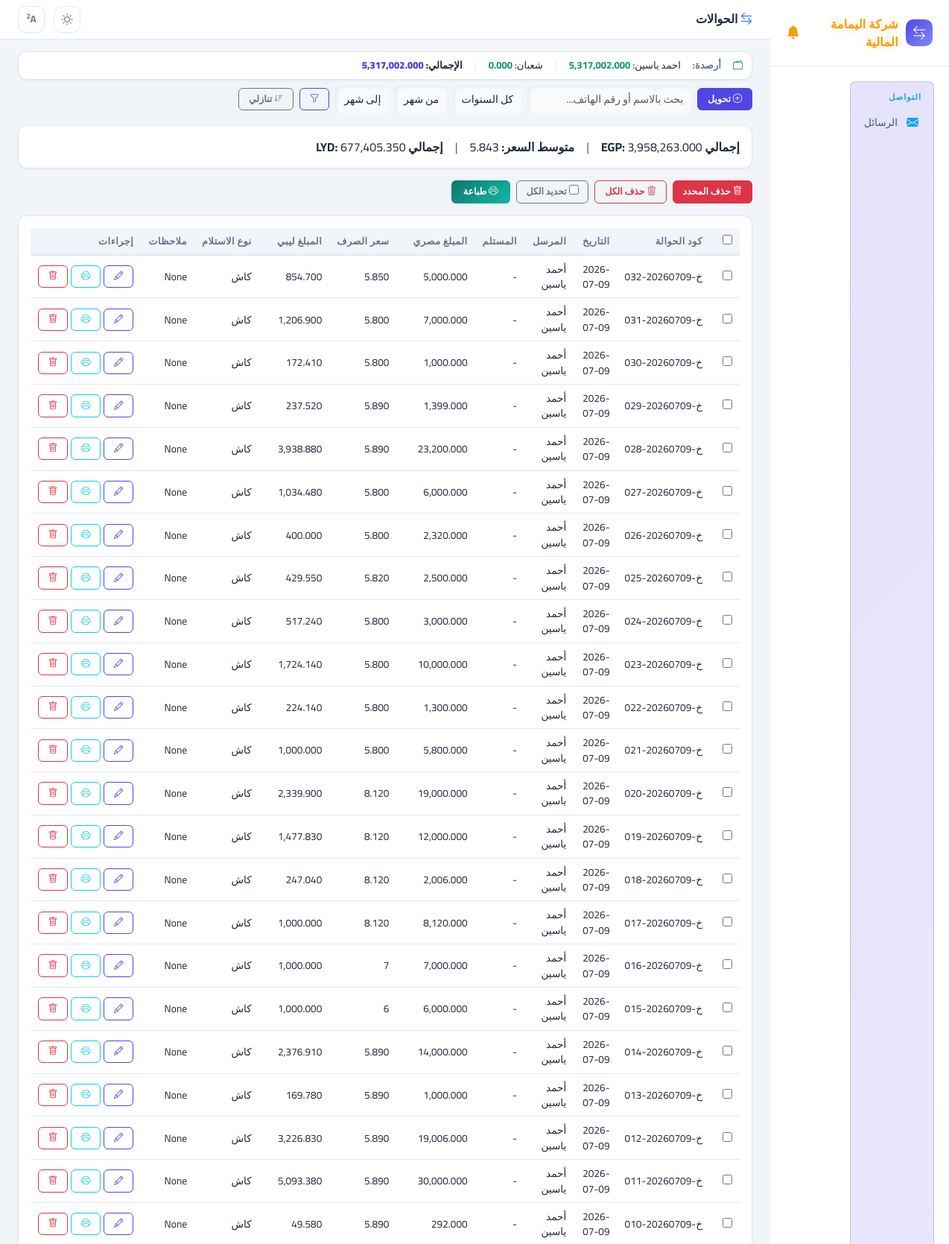
Screenshot of /transactions/ (upper part) with the database file from the repository.
### access_app/models.py (models this page shows, shortened)
class ClientBalance(models.Model):
    name = models.CharField(max_length=200, verbose_name="الاسم")
    phone = models.CharField(max_length=20, verbose_name="رقم الهاتف", blank=True, null=True)
    egp_balance = models.FloatField(verbose_name="الرصيد المصري", default=0)
    lyd_balance = models.FloatField(verbose_name="الرصيد الليبي", default=0)
    last_updated = models.DateTimeField(verbose_name="آخر تحديث", auto_now=True)
    class Meta:
        verbose_name = "رصيد عميل"
        verbose_name_plural = "أرصدة العملاء"

class Database(models.Model):
    transfered_amount = models.FloatField(verbose_name="المبلغ المحول", null=True, blank=True)
    date = models.DateField(verbose_name="التاريخ", null=True, blank=True)
    time = models.TimeField(verbose_name="الوقت", null=True, blank=True)
    office_name = models.ForeignKey(OfficeName, on_delete=models.SET_NULL, null=True, blank=True, verbose_name="اسم المكتب")
    order_number = models.CharField(max_length=200, verbose_name="رقم الطلب", null=True, blank=True)
    order_type = models.ForeignKey(OrderType, on_delete=models.SET_NULL, null=True, blank=True, verbose_name="نوع الطلب")
    sender_name = models.CharField(max_length=200, verbose_name="اسم المرسل", null=True, blank=True)
    sender_tele = models.CharField(max_length=200, verbose_name="هاتف المرسل", null=True, blank=True)
    receiver_region = models.CharField(max_length=200, verbose_name="منطقة المستلم", null=True, blank=True)
    transfer_type = models.ForeignKey(TransferType, on_delete=models.SET_NULL, null=True, blank=True, verbose_name="نوع التحويل")
    transfer_amount = models.FloatField(verbose_name="مبلغ التحويل", null=True, blank=True)
    exchange_rate = models.FloatField(verbose_name="سعر الصرف", null=True, blank=True)
    remarks = models.TextField(verbose_name="ملاحظات", null=True, blank=True)
    receiver_name = models.CharField(max_length=200, verbose_name="اسم المستلم", null=True, blank=True)
    receiver_tele = models.CharField(max_length=200, verbose_name="هاتف المستلم", null=True, blank=True)
    from_source = models.ForeignKey(FromSource, on_delete=models.SET_NULL, null=True, blank=True, verbose_name="من")
    class Meta:
        verbose_name = "عملية"
        verbose_name_plural = "العمليات"

class TransferType(models.Model):
    Transfer_type = models.CharField(max_length=200, verbose_name="نوع التحويل")
    class Meta:
        verbose_name = "نوع تحويل"
        verbose_name_plural = "أنواع التحويل"

### access_app/views.py (the view, shortened to what this page needs)
# urls.py: path('transactions/', views.transactions, name='transactions'),
def transactions(request):
    order = request.GET.get("order", "desc")
    order_field = "-id" if order == "desc" else "id"
    qs = Database.objects.select_related("from_source", "office_name", "order_type", "transfer_type").all().order_by(order_field)
    q = request.GET.get("q", "").strip()
    date_from = request.GET.get("date_from", "").strip()
    date_to = request.GET.get("date_to", "").strip()
    year = request.GET.get("year", "").strip()
    month_from = request.GET.get("month_from", "").strip()
    month_to = request.GET.get("month_to", "").strip()
    if date_from:
        qs = qs.filter(date__gte=date_from)
    if date_to:
        qs = qs.filter(date__lte=date_to)
    if year:
        qs = qs.filter(date__year=year)
    if month_from:
        qs = qs.filter(date__month__gte=month_from)
    if month_to:
        qs = qs.filter(date__month__lte=month_to)
    agg = qs.aggregate(
        total_egp=Sum("transfered_amount"),
        total_lyd=Sum("transfer_amount"),
    )
    total_egp_val = agg["total_egp"] or 0
    total_lyd_val = agg["total_lyd"] or 0
    avg_rate = round(total_egp_val / total_lyd_val, 3) if total_lyd_val else 0
    clients, total_egp_clients = _get_clients_with_remaining()
    return render(request, "transactions_list.html", {
        "title": "الحوالات",
        "transactions": qs[:500],
        "q": q,
        "date_from": date_from,
        "date_to": date_to,
        "selected_year": year,
        "selected_month_from": month_from,
        "selected_month_to": month_to,
        "total_egp": total_egp_val,
        "total_lyd": total_lyd_val,
        "avg_rate": avg_rate,
        "clients": clients,
        "total_egp_clients": total_egp_clients,
        "order": order,
    })

### access_app/context_processors.py (called while the page is built, shortened)
def carryover_reminder(request):
    now = datetime.now()
    prev_year = now.year - 1 if now.month == 1 else now.year
    prev_month = 12 if now.month == 1 else now.month - 1
    dismissed = request.session.get("carryover_reminder_dismissed")
    if dismissed == f"{prev_year}-{prev_month}":
        return {"carryover_reminder": None}
    clients = ClientBalance.objects.all().order_by("name")
    warning_clients = []
    for client in clients:
        has_data = Capital.objects.filter(
            client=client, date__year=prev_year, date__month=prev_month
        ).exists()
        if not has_data:
            continue
    if not warning_clients:
        return {"carryover_reminder": None}

def current_user_processor(request):
    user_id = request.session.get("user_id")
    if user_id:
        try:
            user = SystemUser.objects.get(id=user_id)
            return {"current_user": user}
        except SystemUser.DoesNotExist:
            pass
    return {"current_user": None}

def maintenance_processor(request):
    from .models import SystemSetting
    setting = SystemSetting.get()
    return {"maintenance_mode": setting.maintenance_mode, "maintenance_message": setting.maintenance_message}

def import_alerts_processor(request):
    unread = ImportAlert.objects.filter(is_read=False).count()
    return {"import_alerts_unread": unread}

### access_app/models.py (called while the page is built)
    @classmethod
    def get(cls):
        obj, _ = cls.objects.get_or_create(id=1)
        return obj

### access_app/templatetags/app_tags.py (called while the page is built)
@register.filter(name="fmt")
def fmt_amount(value):
    try:
        return f"{float(value):,.3f}"
    except (ValueError, TypeError):
        return value or "-"

@register.filter(name="split")
def split_filter(value, sep=","):
    if not value:
        return []
    return str(value).split(sep)

### access_app/views.py (called while the page is built)
def _normalize_arabic(s):
    if not s:
        return ""
    replacements = {'أ': 'ا', 'إ': 'ا', 'آ': 'ا', 'ة': 'ه', 'ى': 'ي', 'ؤ': 'و', 'ئ': 'ي'}
    for old, new in replacements.items():
        s = s.replace(old, new)
    return s.strip()

### access_app/templates/transactions_list.html (shortened to what this page needs)
{% extends "base.html" %}
{% load app_tags %}
{% block page_title %}<i class="bi bi-arrow-left-right text-primary"></i> الحوالات{% endblock %}
{% block content %}
{% if clients %}
<div class="stat-card p-2 mb-2" style="padding:8px 12px !important;">
    <div class="d-flex align-items-center gap-3 flex-wrap" style="font-size:0.82rem;">
        <i class="bi bi-wallet2 text-success"></i>
        <span style="font-weight:700;color:var(--text-muted);">أرصدة:</span>
        {% for c in clients %}
        <span style="white-space:nowrap;">{{ c.name }}: <strong style="color:{% if c.remaining_egp < 0 %}var(--danger){% else %}var(--success){% endif %};">{{ c.remaining_egp|fmt }}</strong></span>
        {% if not forloop.last %}<span style="color:var(--card-border);">|</span>{% endif %}
        {% endfor %}
        <span style="color:var(--card-border);">|</span>
        <span style="white-space:nowrap;font-weight:800;">الإجمالي: <strong style="color:var(--primary);">{{ total_egp_clients|fmt }}</strong></span>
    </div>
</div>
{% endif %}
<div class="d-flex align-items-center gap-2 mb-3 flex-wrap">
    <a href="{% url 'add_transaction' %}" class="btn btn-primary btn-sm"><i class="bi bi-plus-circle"></i> تحويل</a>
    <form method="get" class="d-flex gap-2 align-items-center" id="filterForm">
        <input type="text" name="q" value="{{ q }}" class="form-control form-control-sm" placeholder="بحث بالاسم أو رقم الهاتف..." style="width:220px;border-radius:8px;">
        <select name="year" class="form-select form-select-sm" style="width:auto;">
            <option value="">كل السنوات</option>
        </select>
        <select name="month_from" class="form-select form-select-sm" style="width:auto;">
            <option value="">من شهر</option>
        </select>
        <select name="month_to" class="form-select form-select-sm" style="width:auto;">
            <option value="">إلى شهر</option>
        </select>
        <button type="submit" class="btn btn-outline-primary btn-sm"><i class="bi bi-funnel"></i></button>
    </form>
    <button type="button" class="btn btn-outline-secondary btn-sm" onclick="toggleSort()">
        <i class="bi bi-sort-{% if order == 'desc' %}down{% else %}up{% endif %}"></i>
        {% if order == 'desc' %}تنازلي{% else %}تصاعدي{% endif %}
    </button>
</div>
<div class="stat-card p-3 mb-3">
    <div class="d-flex gap-3 flex-wrap">
        <span><strong>إجمالي EGP:</strong> {{ total_egp|fmt }}</span>
        <span class="text-muted">|</span>
        <span><strong>متوسط السعر:</strong> {{ avg_rate|floatformat:"-3u" }}</span>
        <span class="text-muted">|</span>
        <span><strong>إجمالي LYD:</strong> {{ total_lyd|fmt }}</span>
    </div>
</div>
<form id="bulkForm" method="post" action="{% url 'bulk_delete_transactions' %}">
    <div class="d-flex gap-2 mb-3 flex-wrap">
        <button type="button" class="btn btn-danger btn-sm" onclick="deleteSelected()"><i class="bi bi-trash"></i> حذف المحدد</button>
        <button type="button" class="btn btn-outline-danger btn-sm" onclick="clearAll()"><i class="bi bi-trash3"></i> حذف الكل</button>
        <label class="btn btn-outline-secondary btn-sm" style="cursor:pointer;">
            <input type="checkbox" id="selectAll" onchange="toggleAll(this)"> تحديد الكل
        </label>
        <button type="button" class="btn btn-sm" onclick="printPage()" style="background:linear-gradient(135deg,#0f766e,#14b8a6);color:#fff;border:none;padding:6px 16px;border-radius:6px;font-weight:700;margin-left:auto"><i class="bi bi-printer"></i> طباعة</button>
    </div>
    <div class="stat-card p-3">
        <div class="table-responsive">
            <table class="table-app">
                <thead>
                    <tr>
                        <th style="width:40px;"><input type="checkbox" id="selectAllTh" onchange="toggleAll(this)"></th>
                        <th>كود الحوالة</th>
                        <th>التاريخ</th>
                        <th>المرسل</th>
                        <th>المستلم</th>
                        <th>المبلغ مصري</th>
                        <th>سعر الصرف</th>
                        <th>المبلغ ليبي</th>
                        <th>نوع الاستلام</th>
                        <th>ملاحظات</th>
                        <th>إجراءات</th>
                    </tr>
                </thead>
                <tbody>
                    {% for t in transactions %}
                    <tr>
                        <td><input type="checkbox" name="ids" value="{{ t.id }}" class="row-check"></td>
                        <td>{{ t.order_number|default:t.id }}</td>
                        <td>{{ t.date|date:"Y-m-d" }}</td>
                        <td>{{ t.sender_name|default:"-" }}</td>
                        <td>{{ t.receiver_name|default:"-" }}</td>
                        <td>{{ t.transfered_amount|fmt }}</td>
                        <td>{{ t.exchange_rate|floatformat:"-3u" }}</td>
                        <td>{{ t.transfer_amount|fmt }}</td>
                        <td>{{ t.transfer_type.Transfer_type|default:"-" }}</td>
                        <td>{{ t.remarks|truncatechars:30|default:"" }}</td>
                        <td>
                            <div class="d-flex gap-1">
                                <a href="{% url 'edit_transaction' t.id %}" class="btn btn-outline-primary btn-sm"><i class="bi bi-pencil"></i></a>
                                <a href="{% url 'transaction_receipt' t.id %}" class="btn btn-outline-info btn-sm" target="_blank"><i class="bi bi-printer"></i></a>
                                <a href="{% url 'delete_transaction' t.id %}" class="btn btn-outline-danger btn-sm" onclick="return confirm('حذف هذه الحوالة؟')"><i class="bi bi-trash"></i></a>
                            </div>
                        </td>
                    </tr>
                    {% empty %}
                    <tr><td colspan="11" class="text-center text-muted">لا توجد حوالات</td></tr>
                    {% endfor %}
                </tbody>
            </table>
        </div>
    </div>
</form>
{% endblock %}

### access_app/templates/base.html (shortened to what this page needs)
<!DOCTYPE html>
<html lang="ar" dir="rtl">
<head>
    <link href="https://cdn.jsdelivr.net/npm/bootstrap@5.3.0/dist/css/bootstrap.min.css" rel="stylesheet">
    <link href="https://cdn.jsdelivr.net/npm/bootstrap-icons@1.11.0/font/bootstrap-icons.css" rel="stylesheet">
</head>
<body>
    <div class="app-layout">
        <div class="sidebar" id="sidebar">
            <div class="brand">
                <div class="logo"><i class="bi bi-arrow-left-right"></i></div>
                <span>شركة اليمامة المالية</span>
                <div style="margin-right:auto;position:relative;cursor:pointer" onclick="window.location.href='{% url 'messages_inbox' %}'" title="الرسائل">
                    <i class="bi bi-bell-fill" style="font-size:1.1rem;color:#f59e0b;animation:none" id="bellIcon"></i>
                </div>
            </div>
            <div class="nav">
                <div class="sec-box" style="margin-top:8px">
                    <div class="nav-section" style="color:#0ea5e9;padding:4px 8px 6px;">التواصل</div>
                    <a href="{% url 'messages_inbox' %}" class="nav-item" style="padding:7px 10px;{% if '/messages/' in request.path %}background:var(--sidebar-active);color:#fff;{% endif %}">
                        <i class="bi bi-envelope-fill" style="color:#0ea5e9;"></i> الرسائل
                    </a>
                </div>
            </div>
        </div>
        <div class="main-area">
            <div class="topbar">
                <div class="page-title">
                    <h4>{% block page_title %}{% endblock %}</h4>
                </div>
                <div class="topbar-actions">
                    <div class="btn-icon" data-action="toggleTheme" title="السمات اللونية"><i class="bi bi-palette" id="themeIcon"></i></div>
                    <div class="btn-icon" data-action="toggleFontSize" title="حجم الخط" style="font-weight:700;font-size:0.8rem;"><span id="fontIcon">A</span><sup id="fontSizeLabel" style="font-size:0.6rem;">1</sup></div>
                </div>
            </div>
            <div class="page-content">
                {% block content %}{% endblock %}
            </div>
        </div>
    </div>
</body>
</html>

### access_app/templates/transactions_list.html (style rules this page uses)
.table-app { font-size: 0.85rem !important; }
.table-app thead th { font-size: 0.8rem !important; padding: 8px 10px !important; }
.table-app tbody td { padding: 8px 10px !important; }

### rows the page displays
ClientBalance: name "احمد ياسين", remaining_egp|fmt "5,317,002.000"
ClientBalance: name "شعبان", remaining_egp|fmt "0.000"
Database: order_number "خ-20260709-032", date "2026-07-09", sender_name "أحمد ياسين", receiver_name "-", transfered_amount|fmt "5,000.000", exchange_rate "5.850", transfer_amount|fmt "854.700", transfer_type.Transfer_type "كاش", remarks "None"
Database: order_number "خ-20260709-031", date "2026-07-09", sender_name "أحمد ياسين", receiver_name "-", transfered_amount|fmt "7,000.000", exchange_rate "5.800", transfer_amount|fmt "1,206.900", transfer_type.Transfer_type "كاش", remarks "None"
Database: order_number "خ-20260709-030", date "2026-07-09", sender_name "أحمد ياسين", receiver_name "-", transfered_amount|fmt "1,000.000", exchange_rate "5.800", transfer_amount|fmt "172.410", transfer_type.Transfer_type "كاش", remarks "None"
Database: order_number "خ-20260709-029", date "2026-07-09", sender_name "أحمد ياسين", receiver_name "-", transfered_amount|fmt "1,399.000", exchange_rate "5.890", transfer_amount|fmt "237.520", transfer_type.Transfer_type "كاش", remarks "None"
Database: order_number "خ-20260709-028", date "2026-07-09", sender_name "أحمد ياسين", receiver_name "-", transfered_amount|fmt "23,200.000", exchange_rate "5.890", transfer_amount|fmt "3,938.880", transfer_type.Transfer_type "كاش", remarks "None"
Database: order_number "خ-20260709-027", date "2026-07-09", sender_name "أحمد ياسين", receiver_name "-", transfered_amount|fmt "6,000.000", exchange_rate "5.800", transfer_amount|fmt "1,034.480", transfer_type.Transfer_type "كاش", remarks "None"
Database: order_number "خ-20260709-026", date "2026-07-09", sender_name "أحمد ياسين", receiver_name "-", transfered_amount|fmt "2,320.000", exchange_rate "5.800", transfer_amount|fmt "400.000", transfer_type.Transfer_type "كاش", remarks "None"
Database: order_number "خ-20260709-025", date "2026-07-09", sender_name "أحمد ياسين", receiver_name "-", transfered_amount|fmt "2,500.000", exchange_rate "5.820", transfer_amount|fmt "429.550", transfer_type.Transfer_type "كاش", remarks "None"
Database: order_number "خ-20260709-024", date "2026-07-09", sender_name "أحمد ياسين", receiver_name "-", transfered_amount|fmt "3,000.000", exchange_rate "5.800", transfer_amount|fmt "517.240", transfer_type.Transfer_type "كاش", remarks "None"
Database: order_number "خ-20260709-023", date "2026-07-09", sender_name "أحمد ياسين", receiver_name "-", transfered_amount|fmt "10,000.000", exchange_rate "5.800", transfer_amount|fmt "1,724.140", transfer_type.Transfer_type "كاش", remarks "None"
Database: order_number "خ-20260709-022", date "2026-07-09", sender_name "أحمد ياسين", receiver_name "-", transfered_amount|fmt "1,300.000", exchange_rate "5.800", transfer_amount|fmt "224.140", transfer_type.Transfer_type "كاش", remarks "None"
Database: order_number "خ-20260709-021", date "2026-07-09", sender_name "أحمد ياسين", receiver_name "-", transfered_amount|fmt "5,800.000", exchange_rate "5.800", transfer_amount|fmt "1,000.000", transfer_type.Transfer_type "كاش", remarks "None"
Database: order_number "خ-20260709-020", date "2026-07-09", sender_name "أحمد ياسين", receiver_name "-", transfered_amount|fmt "19,000.000", exchange_rate "8.120", transfer_amount|fmt "2,339.900", transfer_type.Transfer_type "كاش", remarks "None"
Database: order_number "خ-20260709-019", date "2026-07-09", sender_name "أحمد ياسين", receiver_name "-", transfered_amount|fmt "12,000.000", exchange_rate "8.120", transfer_amount|fmt "1,477.830", transfer_type.Transfer_type "كاش", remarks "None"
Database: order_number "خ-20260709-018", date "2026-07-09", sender_name "أحمد ياسين", receiver_name "-", transfered_amount|fmt "2,006.000", exchange_rate "8.120", transfer_amount|fmt "247.040", transfer_type.Transfer_type "كاش", remarks "None"
Database: order_number "خ-20260709-017", date "2026-07-09", sender_name "أحمد ياسين", receiver_name "-", transfered_amount|fmt "8,120.000", exchange_rate "8.120", transfer_amount|fmt "1,000.000", transfer_type.Transfer_type "كاش", remarks "None"
Database: order_number "خ-20260709-016", date "2026-07-09", sender_name "أحمد ياسين", receiver_name "-", transfered_amount|fmt "7,000.000", exchange_rate "7", transfer_amount|fmt "1,000.000", transfer_type.Transfer_type "كاش", remarks "None"
Database: order_number "خ-20260709-015", date "2026-07-09", sender_name "أحمد ياسين", receiver_name "-", transfered_amount|fmt "6,000.000", exchange_rate "6", transfer_amount|fmt "1,000.000", transfer_type.Transfer_type "كاش", remarks "None"
Database: order_number "خ-20260709-014", date "2026-07-09", sender_name "أحمد ياسين", receiver_name "-", transfered_amount|fmt "14,000.000", exchange_rate "5.890", transfer_amount|fmt "2,376.910", transfer_type.Transfer_type "كاش", remarks "None"
Database: order_number "خ-20260709-013", date "2026-07-09", sender_name "أحمد ياسين", receiver_name "-", transfered_amount|fmt "1,000.000", exchange_rate "5.890", transfer_amount|fmt "169.780", transfer_type.Transfer_type "كاش", remarks "None"
Database: order_number "خ-20260709-012", date "2026-07-09", sender_name "أحمد ياسين", receiver_name "-", transfered_amount|fmt "19,006.000", exchange_rate "5.890", transfer_amount|fmt "3,226.830", transfer_type.Transfer_type "كاش", remarks "None"
Database: order_number "خ-20260709-011", date "2026-07-09", sender_name "أحمد ياسين", receiver_name "-", transfered_amount|fmt "30,000.000", exchange_rate "5.890", transfer_amount|fmt "5,093.380", transfer_type.Transfer_type "كاش", remarks "None"
Database: order_number "خ-20260709-010", date "2026-07-09", sender_name "أحمد ياسين", receiver_name "-", transfered_amount|fmt "292.000", exchange_rate "5.890", transfer_amount|fmt "49.580", transfer_type.Transfer_type "كاش", remarks "None"

### other values shown
{{ total_egp_clients|fmt }} "5,317,002.000"
{{ total_egp|fmt }} "3,958,263.000"
{{ avg_rate|floatformat:"-3u" }} "5.843"
{{ total_lyd|fmt }} "677,405.350"
